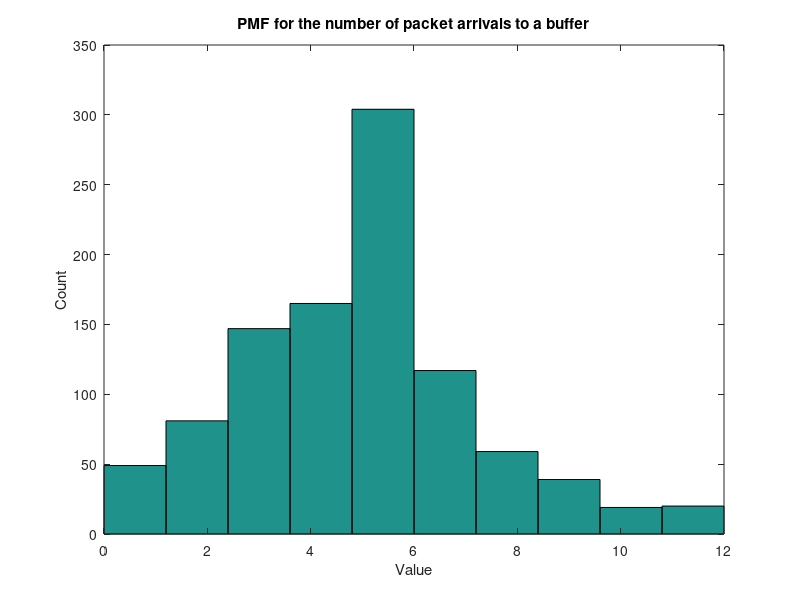
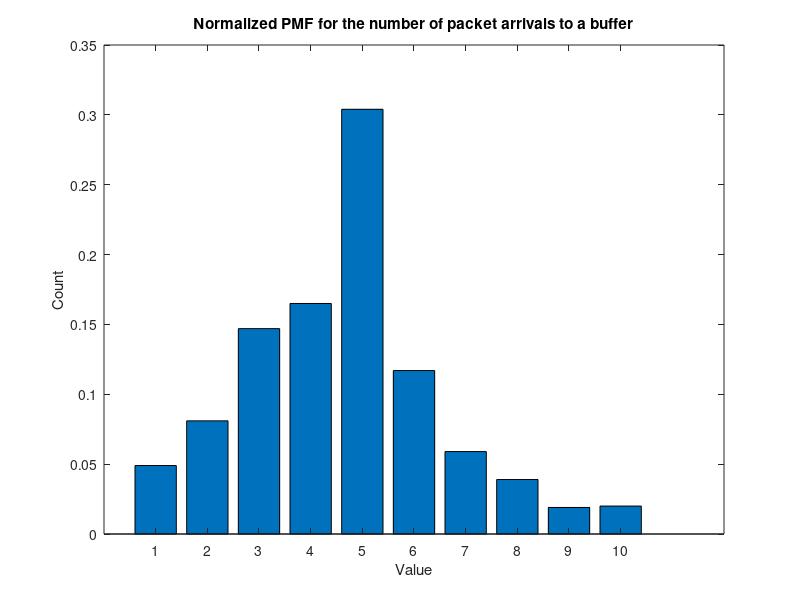
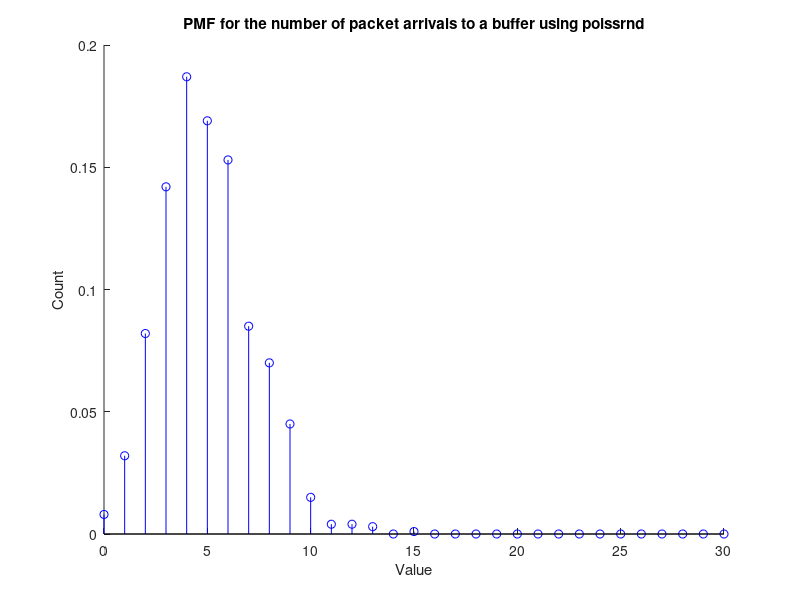

These figures' MATLAB source, in order:
%Function for obtaining Poisson Distr from exponential

lambda=5; N=1000		
for i=1:N
      n=1;
      P=1;
      U=rand;
      P=U*P;
      while P>exp(-lambda)
            n=n+1;
            U=rand;
            P=U*P;
      end
      x(i)=n-1;
  end
hist(x)
 xlabel('Value'); ylabel('Count');title('PMF for the number of packet arrivals to a buffer')


figure
bar(hist(x) ./ sum(hist(x)) ) %normalize the plot
 xlabel('Value'); ylabel('Count');title('Normalized PMF for the number of packet arrivals to a buffer')

mean =0;
for i =1 : N
    mean = x(i)+ mean;
end
meanvalue = mean/N



var = 0;
for i = 1: N
    var = (x(i) - meanvalue)^2 + var;
end
varvalue = var/N

 
 

%To double check, use the poissrnd function
xmean = 5
x = poissrnd(xmean,N,1);

figure, clf, hold on
rvaxis = [0:30];
xf = hist(x,rvaxis) / N;
stem(rvaxis, xf,'b')
 xlabel('Value'); ylabel('Count'); 
 title('PMF for the number of packet arrivals to a buffer using poissrnd')

 